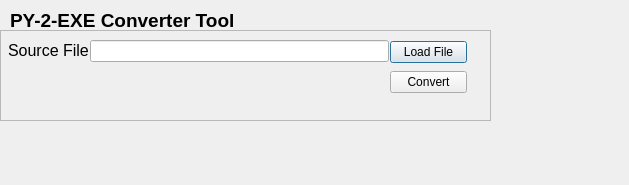
<?xml version="1.0" encoding="UTF-8"?>
<ui version="4.0">
 <class>Dialog</class>
 <widget class="QDialog" name="Dialog">
  <property name="geometry">
   <rect>
    <x>0</x>
    <y>0</y>
    <width>629</width>
    <height>185</height>
   </rect>
  </property>
  <property name="windowTitle">
   <string>Dialog</string>
  </property>
  <widget class="QFrame" name="frame">
   <property name="geometry">
    <rect>
     <x>0</x>
     <y>30</y>
     <width>491</width>
     <height>91</height>
    </rect>
   </property>
   <property name="frameShape">
    <enum>QFrame::StyledPanel</enum>
   </property>
   <property name="frameShadow">
    <enum>QFrame::Raised</enum>
   </property>
   <widget class="QLineEdit" name="line_load_file">
    <property name="geometry">
     <rect>
      <x>90</x>
      <y>10</y>
      <width>299</width>
      <height>22</height>
     </rect>
    </property>
   </widget>
   <widget class="QLabel" name="label_load_file">
    <property name="geometry">
     <rect>
      <x>8</x>
      <y>8</y>
      <width>81</width>
      <height>24</height>
     </rect>
    </property>
    <property name="font">
     <font>
      <pointsize>12</pointsize>
     </font>
    </property>
    <property name="text">
     <string>Source File</string>
    </property>
   </widget>
   <widget class="QWidget" name="">
    <property name="geometry">
     <rect>
      <x>390</x>
      <y>9</y>
      <width>77</width>
      <height>56</height>
     </rect>
    </property>
    <layout class="QVBoxLayout" name="verticalLayout">
     <item>
      <widget class="QPushButton" name="btn_load_file">
       <property name="text">
        <string>Load File</string>
       </property>
      </widget>
     </item>
     <item>
      <widget class="QPushButton" name="btn_exec">
       <property name="text">
        <string>Convert</string>
       </property>
      </widget>
     </item>
    </layout>
   </widget>
  </widget>
  <widget class="QLabel" name="label_title">
   <property name="geometry">
    <rect>
     <x>10</x>
     <y>10</y>
     <width>241</width>
     <height>21</height>
    </rect>
   </property>
   <property name="font">
    <font>
     <pointsize>14</pointsize>
     <weight>75</weight>
     <bold>true</bold>
    </font>
   </property>
   <property name="text">
    <string>PY-2-EXE Converter Tool</string>
   </property>
  </widget>
 </widget>
 <resources/>
 <connections>
  <connection>
   <sender>line_load_file</sender>
   <signal>returnPressed()</signal>
   <receiver>Dialog</receiver>
   <slot>return_pressed_slot()</slot>
   <hints>
    <hint type="sourcelabel">
     <x>318</x>
     <y>48</y>
    </hint>
    <hint type="destinationlabel">
     <x>339</x>
     <y>10</y>
    </hint>
   </hints>
  </connection>
  <connection>
   <sender>btn_load_file</sender>
   <signal>clicked()</signal>
   <receiver>Dialog</receiver>
   <slot>load_file_slot()</slot>
   <hints>
    <hint type="sourcelabel">
     <x>465</x>
     <y>63</y>
    </hint>
    <hint type="destinationlabel">
     <x>515</x>
     <y>23</y>
    </hint>
   </hints>
  </connection>
  <connection>
   <sender>btn_exec</sender>
   <signal>clicked()</signal>
   <receiver>Dialog</receiver>
   <slot>execute_program_slot()</slot>
   <hints>
    <hint type="sourcelabel">
     <x>418</x>
     <y>93</y>
    </hint>
    <hint type="destinationlabel">
     <x>420</x>
     <y>73</y>
    </hint>
   </hints>
  </connection>
 </connections>
 <slots>
  <slot>load_file_slot()</slot>
  <slot>execute_program_slot()</slot>
  <slot>return_pressed_slot()</slot>
  <slot>accept_load_file_slot()</slot>
 </slots>
</ui>
